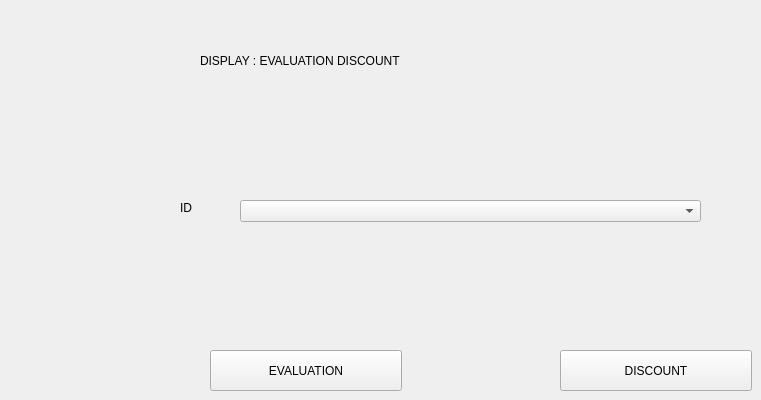
    <widget class="QWidget" name="tab_7">
     <attribute name="title">
      <string>Evaluation &amp; Discount</string>
     </attribute>
     <widget class="QComboBox" name="le_id_4">
      <property name="geometry">
       <rect>
        <x>240</x>
        <y>200</y>
        <width>461</width>
        <height>22</height>
       </rect>
      </property>
     </widget>
     <widget class="QLabel" name="label_26">
      <property name="geometry">
       <rect>
        <x>180</x>
        <y>200</y>
        <width>56</width>
        <height>16</height>
       </rect>
      </property>
      <property name="text">
       <string>ID</string>
      </property>
     </widget>
     <widget class="QLabel" name="label_27">
      <property name="geometry">
       <rect>
        <x>200</x>
        <y>40</y>
        <width>521</width>
        <height>41</height>
       </rect>
      </property>
      <property name="minimumSize">
       <size>
        <width>0</width>
        <height>41</height>
       </size>
      </property>
      <property name="maximumSize">
       <size>
        <width>16777215</width>
        <height>41</height>
       </size>
      </property>
      <property name="styleSheet">
       <string notr="true">font: 20pt &quot;MS Shell Dlg 2&quot;;</string>
      </property>
      <property name="text">
       <string>DISPLAY : EVALUATION DISCOUNT </string>
      </property>
     </widget>
     <widget class="QPushButton" name="bp_evaluation">
      <property name="geometry">
       <rect>
        <x>210</x>
        <y>350</y>
        <width>192</width>
        <height>41</height>
       </rect>
      </property>
      <property name="styleSheet">
       <string notr="true"/>
      </property>
      <property name="text">
       <string>EVALUATION</string>
      </property>
     </widget>
     <widget class="QPushButton" name="bp_discount">
      <property name="geometry">
       <rect>
        <x>560</x>
        <y>350</y>
        <width>192</width>
        <height>41</height>
       </rect>
      </property>
      <property name="styleSheet">
       <string notr="true"/>
      </property>
      <property name="text">
       <string>DISCOUNT</string>
      </property>
     </widget>
    </widget>
